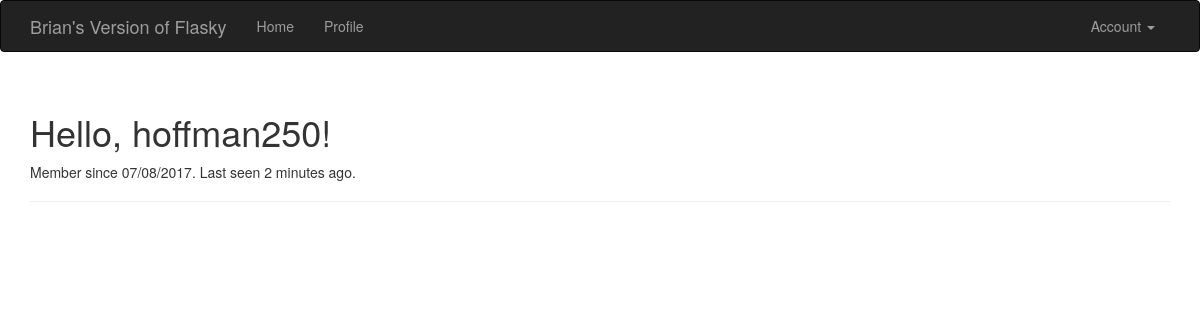
The app's page /user/hoffman250 (signed in) with its own data.
### app/models.py (models this page shows, shortened)
class User(UserMixin, db.Model):
	__tablename__ = 'users'
	id = db.Column(db.Integer, primary_key=True)
	email = db.Column(db.String(64), unique=True, index=True)
	username = db.Column(db.String(64), unique=True, index=True)
	role_id = db.Column(db.Integer, db.ForeignKey('roles.id'))
	password_hash = db.Column(db.String(128))
	confirmed = db.Column(db.Boolean, default=False)
	name = db.Column(db.String(64))
	location = db.Column(db.String(64))
	about_me = db.Column(db.Text())
	member_since = db.Column(db.DateTime(), default=datetime.utcnow)
	last_seen = db.Column(db.DateTime(), default=datetime.utcnow)
	@property
	def password(self):
		raise AttributeError('password is not a readable attribute')
	def can(self, permissions):
		return self.role is not None and \
			(self.role.permissions & permissions) == permissions
	def is_administrator(self):
		return self.can(Permission.ADMINISTER)
	def ping(self):
		self.last_seen = datetime.utcnow()
		db.session.add(self)

### app/main/views.py (the view)
@main.route('/user/<username>')
def user(username):
	user = User.query.filter_by(username=username).first_or_404()
	return render_template('user.html', user=user)

### app/auth/views.py (called while the page is built)
@auth.before_app_request
def before_request():
	if current_user.is_authenticated:
		current_user.ping()
		if not current_user.confirmed \
				and request.endpoint[:5] != 'auth.' \
				and request.endpoint != 'static':
			return redirect(url_for('auth.unconfirmed'))

### app/main/__init__.py (called while the page is built)
@main.app_context_processor
def inject_permissions():
	return dict(Permission=Permission)

### app/models.py (called while the page is built)
@login_manager.user_loader
def load_user(user_id):
	return User.query.get(int(user_id))

### app/templates/user.html (shortened to what this page needs)
{% extends "base.html" %}
{% block page_content %}
<div class="page-header">
	<h1>Hello, {{ user.username }}!</h1>
    <p>Member since {{ moment(user.member_since).format('L') }}. Last seen {{ moment(user.last_seen).fromNow() }}.</p>
</div>
{% endblock %}

### records on screen
User: username "hoffman250", member_since "07/08/2017", last_seen "2 minutes ago"
